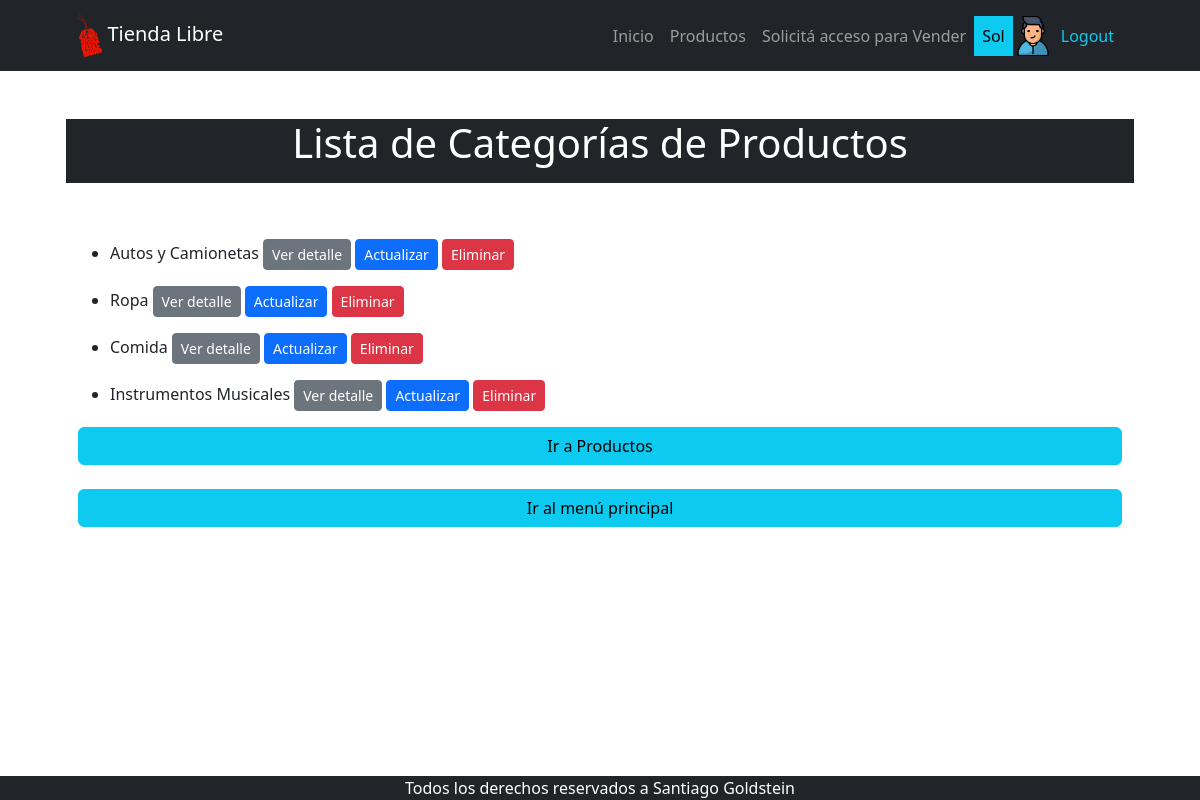
Before: /producto/productocategoria/list/ (signed in) with the older database file.
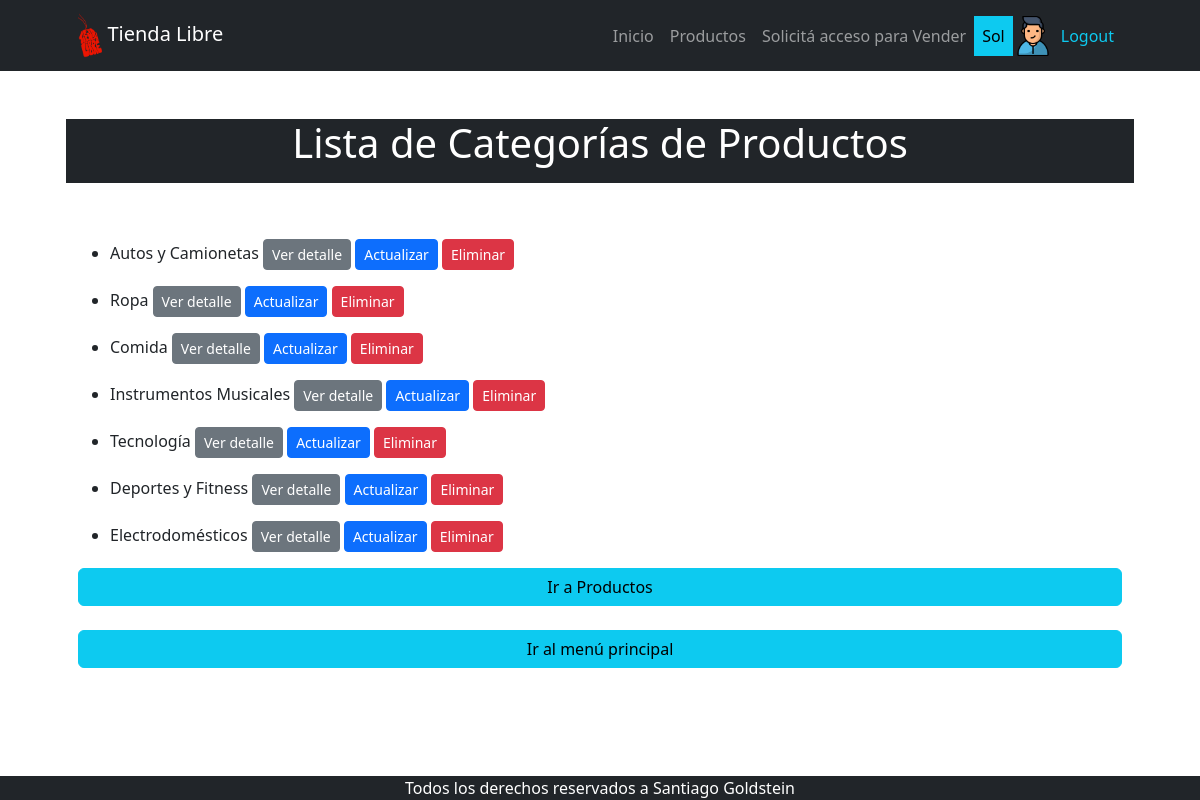
After: the same page with the newer database file.
### apps/venta/models.py (models this page shows, shortened)
class Vendedor(models.Model):
    usuario = models.OneToOneField(
        User, on_delete=models.CASCADE, related_name="vendedor")
    celular = models.CharField(max_length=50)
    avatar = models.ImageField(upload_to="avatares", blank=True, null=True,)

### apps/producto/models.py (models this page shows, shortened)
class ProductoCategoria(models.Model):
    nombre = models.CharField(max_length=200, unique=True)
    descripcion = models.CharField(
        max_length=250, null=True, blank=True, verbose_name="descripción")
    class Meta:
        verbose_name = "categoría de productos"
        verbose_name_plural = "categorías de productos"

### apps/producto/views.py (the view)
# urls.py: path("productocategoria/list/", views.ProductoCategoriaList.as_view(),
class ProductoCategoriaList(ListView):
    model = models.ProductoCategoria

### apps/producto/templates/producto/productocategoria_list.html
{% extends 'producto/index.html' %}
{% block INDEX_TITULO %}
    Lista de Categorías de Productos
{% endblock INDEX_TITULO %}
{% block INDEX_CONTENIDO %}
    {% if object_list %}
        {% for object in object_list %}
            <ul>
                <li>{{ object.nombre }}
                    <a href="{% url 'producto:productocategoria_detail' object.id %}" class="btn btn-secondary btn-sm">
                        Ver detalle</a>
                    <a href="{% url 'producto:productocategoria_update' object.id %}" class="btn btn-primary btn-sm">
                        Actualizar</a>
                    <a href="{% url 'producto:productocategoria_delete' object.id %}" class="btn btn-danger btn-sm">
                        Eliminar</a>
                </li>
            </ul>
        {% endfor %}
    {% else %}
        <p>no hay elementos</p>
    {% endif %}
    <div class="d-grid gap-3">
        <a href="{% url 'producto:home' %}" class="btn btn-info ">Ir a Productos</a>
    </div>
    <br>
    {% include 'Home/index_back.html' %}
{% endblock INDEX_CONTENIDO %}

### apps/producto/templates/producto/index.html (shortened to what this page needs)
{% extends 'Home/index.html' %}

### apps/Home/templates/Home/index.html (shortened to what this page needs)
{% extends 'Home/base.html' %}
{% load static %}
{% block BASE_CONTENIDO %}
    <div class="row aling-items-center my-5">
        <h1 class="pb-lg-3 text-bg-dark text-center">
            {% block INDEX_TITULO %}{% endblock INDEX_TITULO %}
        </h1>
    </div>
    {% block INDEX_CONTENIDO %}{% endblock INDEX_CONTENIDO %}
{% endblock BASE_CONTENIDO %}

### apps/Home/templates/Home/base.html (shortened to what this page needs)
{% load static %}
<!DOCTYPE html>
<html lang="es">
    <head>
        <link href="{% static 'Home/css/proyecto_styles.css' %}" rel="stylesheet" />
    </head>
    <body>
        {% include 'Home/navbar.html' %}
        <div class="container px-4 px-lg-5">
            {% block BASE_CONTENIDO %}
            {% endblock BASE_CONTENIDO %}
        </div>
        {% include 'Home/footer.html' %}
    </body>
</html>

### apps/Home/templates/Home/navbar.html (shortened to what this page needs)
{% load static %}
<nav class="navbar navbar-expand-lg navbar-dark bg-dark">
    <div class="container px-5">
        <a class="navbar-brand" href="{% url 'Home:home' %}">
            <img src="{% static 'Home/assets/logo.png' %}" alt="Logo" style="height: 45px;">
            Tienda Libre
        </a>
        <div class="collapse navbar-collapse" id="navbarSupportedContent">
            <ul class="navbar-nav ms-auto mb-2 mb-lg-0">
                <li class="nav-item"><a class="nav-link {% if  request.path == "/" %} active {% endif %}" aria-current="page" href="{% url 'Home:home' %}">Inicio</a></li>
                {% if user.is_authenticated %}
                    <li class="nav-item"><a class="nav-link {% if  request.path == "/producto/" %} active {% endif %}" href="{% url 'producto:home' %}">Productos</a></li>
                    <li class="nav-item"><a class="nav-link {% if  request.path == "/vender/" %} active {% endif %}" href="https://wa.me/+5491139556151" target="_blank">Solicitá acceso para Vender</a></li>
                    <li class="nav-item"><a class="nav-link text-bg-info {% if  request.path == "/" %} active {% endif %}" href="#!">{{ user.username }}</a></li>
                    {% if user.vendedor.avatar.url %}
                        <li class="nav-item"><img src="{{ user.vendedor.avatar.url }}" alt="avatar" class="" style="height: 40px;"></li>
                        {% else %}
                        <li class="nav-item"><img src="{% static 'venta/avatar.png' %}" alt="avatar" class="" style="height: 40px;"></li>
                    {% endif %}
                    <li class="nav-item"><a class="nav-link text-info {% if  request.path == "/logout/" %} active {% endif %}" href="{% url 'Home:logout' %}">Logout</a></li>
                {% endif %}
            </ul>
        </div>
    </div>
</nav>

### apps/Home/templates/Home/index_back.html
<div class="d-grid gap-3">
    <a href="{% url 'Home:home' %}" class="btn btn-info ">Ir al menú principal</a>
</div>

### apps/Home/templates/Home/footer.html
<footer class="bg-dark fixed-bottom  ">
    <div class="container px-4 px-lg-5"><p class="m-0 text-center text-white">Todos los derechos reservados a Santiago Goldstein</p></div>
</footer>

Changed rows visible on the page:
added ProductoCategoria: nombre "Tecnología"
added ProductoCategoria: nombre "Deportes y Fitness"
added ProductoCategoria: nombre "Electrodomésticos"
